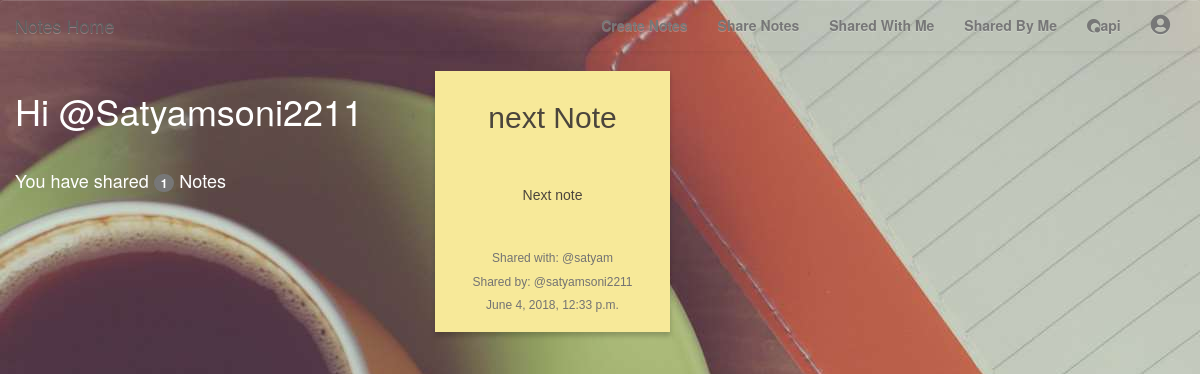
The page /notes/shared_by_me/ (signed in) on the database as committed earlier.
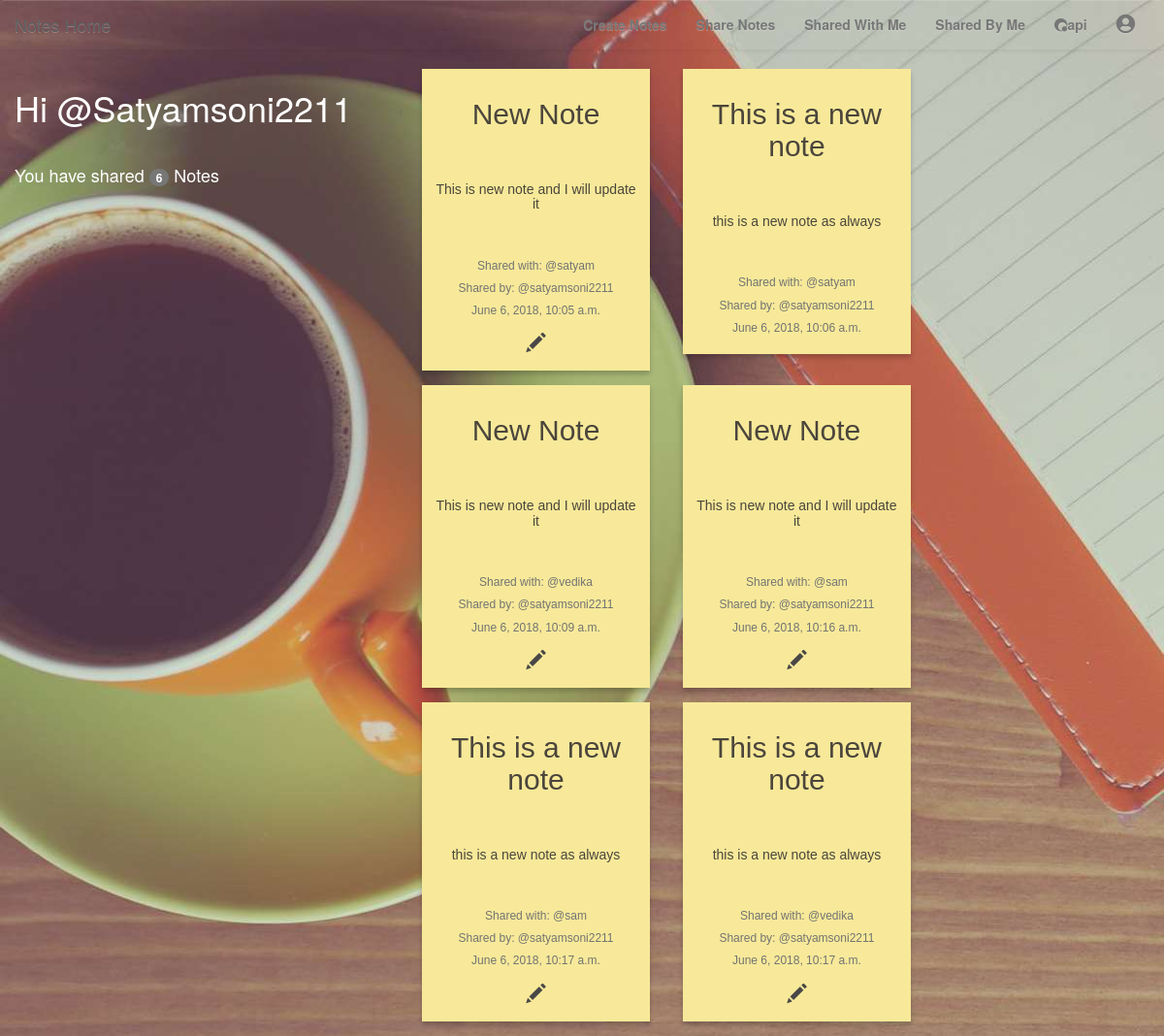
The same page on the database as committed later.
### notes/models.py (models this page shows, shortened)
class SharedNotes(models.Model):
    note = models.ForeignKey(Notes,related_name='shared_note', on_delete=models.CASCADE)
    user = models.ForeignKey(User,related_name='shared_user', on_delete=models.CASCADE)
    shared_by = models.CharField(max_length=30,null=True)
    shared_on = models.DateTimeField(auto_now=True)
    can_edit = models.BooleanField(default=False)
    class Meta:
        unique_together = ('note','user')

class Notes(models.Model):
    title = models.CharField(max_length=30)
    created = models.DateTimeField(auto_now=True)
    text = models.CharField(max_length=2000)
    user = models.ForeignKey(User,related_name='notes', on_delete=models.CASCADE)
    class Meta:
        ordering = ['-created']

### notes/views.py (the view)
class SharedByMe(LoginRequiredMixin,generic.ListView):
    model = SharedNotes
    template_name = 'notes/sharedbyme_list.html'
    def get_queryset(self):
        User = get_user_model()
        try:
            self.shared_notes = SharedNotes.objects.filter(shared_by__iexact=self.request.user.username)
        except User.DoesNotExist:
            raise Http404
        else:
            return self.shared_notes
    def get_context_data(self, **kwargs):
        context = super().get_context_data(**kwargs)
        context['shared_notes'] = self.shared_notes
        return context

### notes/templates/notes/sharedbyme_list.html
{% extends "base.html" %}
{% block content %}
	<div class="row">
		<div class="col-md-4">
			<h1 id='wh'>Hi @{{user.username|title}}</h1>
			<br>
			<h4 id='wh'>You have shared <span class="badge">{{shared_notes.all.count}}</span> Notes</h4>
		</div>
		<div class="col-md-8">
			{% for sharednote in object_list %}
				{% if sharednote.user.username != user.username  %}
					<div class="note-wrap note-white">
						<h2>{{sharednote.note.title}}</h2>
						<br>
						<h5>{{sharednote.note.text|safe}}</h5>
						<br>
						<h5 class="help-block" id='usertag'>Shared with: @{{sharednote.user.username}}</h5>
						<h5 class="help-block" id='usertag'>Shared by: @{{sharednote.shared_by}}</h5>
						<h5 class="help-block" id='usertag'>{{sharednote.shared_on}}</h5>
						{% if sharednote.can_edit is True %}
							<a href="{% url 'notes:update' pk=sharednote.note.pk %}">
								<span class="glyphicon glyphicon-pencil"></span>
							</a>
						{% endif %}
					</div>
				{% endif %}
			{% endfor %}
		</div>
	</div>
{% endblock %}

Rows that differ between the two databases and show on the page:
removed SharedNotes: note "next Note", note.text "Next note", user.username "satyam", shared_by "satyamsoni2211", shared_on "June 4, 2018, 12:33 p.m."
added SharedNotes: note "New Note", note.text "This is new note and I will update it", user.username "satyam", shared_by "satyamsoni2211", shared_on "June 6, 2018, 10:05 a.m.", can_edit True (drawn)
added SharedNotes: note "This is a new note", note.text "this is a new note as always", user.username "satyam", shared_by "satyamsoni2211", shared_on "June 6, 2018, 10:06 a.m."
added SharedNotes: note "New Note", note.text "This is new note and I will update it", user.username "vedika", shared_by "satyamsoni2211", shared_on "June 6, 2018, 10:09 a.m.", can_edit True (drawn)
added SharedNotes: note "New Note", note.text "This is new note and I will update it", user.username "sam", shared_by "satyamsoni2211", shared_on "June 6, 2018, 10:16 a.m.", can_edit True (drawn)
added SharedNotes: note "This is a new note", note.text "this is a new note as always", user.username "sam", shared_by "satyamsoni2211", shared_on "June 6, 2018, 10:17 a.m.", can_edit True (drawn)
added SharedNotes: note "This is a new note", note.text "this is a new note as always", user.username "vedika", shared_by "satyamsoni2211", shared_on "June 6, 2018, 10:17 a.m.", can_edit True (drawn)
Other text that changed with them:
{{ shared_notes.all.count }}: "1" → "6"
